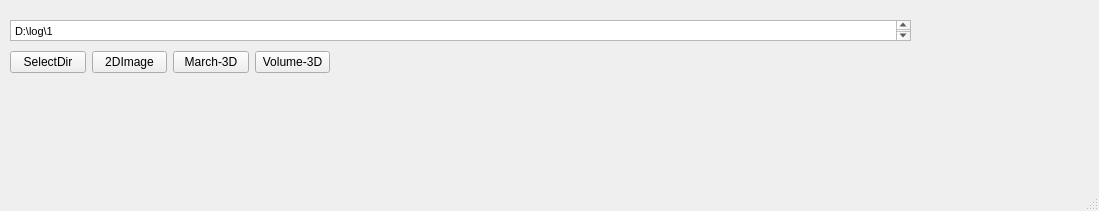
<?xml version="1.0" encoding="UTF-8"?>
<ui version="4.0">
 <class>MainWindow</class>
 <widget class="QMainWindow" name="MainWindow">
  <property name="geometry">
   <rect>
    <x>0</x>
    <y>0</y>
    <width>1099</width>
    <height>211</height>
   </rect>
  </property>
  <property name="windowTitle">
   <string>TestDcmITK</string>
  </property>
  <widget class="QWidget" name="centralwidget">
   <widget class="QTextEdit" name="m_dcmDir">
    <property name="geometry">
     <rect>
      <x>10</x>
      <y>20</y>
      <width>901</width>
      <height>21</height>
     </rect>
    </property>
    <property name="html">
     <string>&lt;!DOCTYPE HTML PUBLIC &quot;-//W3C//DTD HTML 4.0//EN&quot; &quot;http://www.w3.org/TR/REC-html40/strict.dtd&quot;&gt;
&lt;html&gt;&lt;head&gt;&lt;meta name=&quot;qrichtext&quot; content=&quot;1&quot; /&gt;&lt;style type=&quot;text/css&quot;&gt;
p, li { white-space: pre-wrap; }
&lt;/style&gt;&lt;/head&gt;&lt;body style=&quot; font-family:'MS Shell Dlg 2'; font-size:8.25pt; font-weight:400; font-style:normal;&quot;&gt;
&lt;p style=&quot; margin-top:0px; margin-bottom:0px; margin-left:0px; margin-right:0px; -qt-block-indent:0; text-indent:0px;&quot;&gt;D:\log\1&lt;/p&gt;&lt;/body&gt;&lt;/html&gt;</string>
    </property>
   </widget>
   <widget class="QWidget" name="layoutWidget">
    <property name="geometry">
     <rect>
      <x>10</x>
      <y>50</y>
      <width>320</width>
      <height>25</height>
     </rect>
    </property>
    <layout class="QHBoxLayout" name="horizontalLayout">
     <item>
      <widget class="QPushButton" name="pBDir">
       <property name="text">
        <string>SelectDir</string>
       </property>
      </widget>
     </item>
     <item>
      <widget class="QPushButton" name="pBITK">
       <property name="text">
        <string>2DImage</string>
       </property>
      </widget>
     </item>
     <item>
      <widget class="QPushButton" name="pBITK3D">
       <property name="text">
        <string>March-3D</string>
       </property>
      </widget>
     </item>
     <item>
      <widget class="QPushButton" name="pBVolume3D">
       <property name="text">
        <string>Volume-3D</string>
       </property>
      </widget>
     </item>
    </layout>
   </widget>
  </widget>
  <widget class="QMenuBar" name="menubar">
   <property name="geometry">
    <rect>
     <x>0</x>
     <y>0</y>
     <width>1099</width>
     <height>21</height>
    </rect>
   </property>
  </widget>
  <widget class="QStatusBar" name="statusbar"/>
 </widget>
 <resources/>
 <connections/>
</ui>
